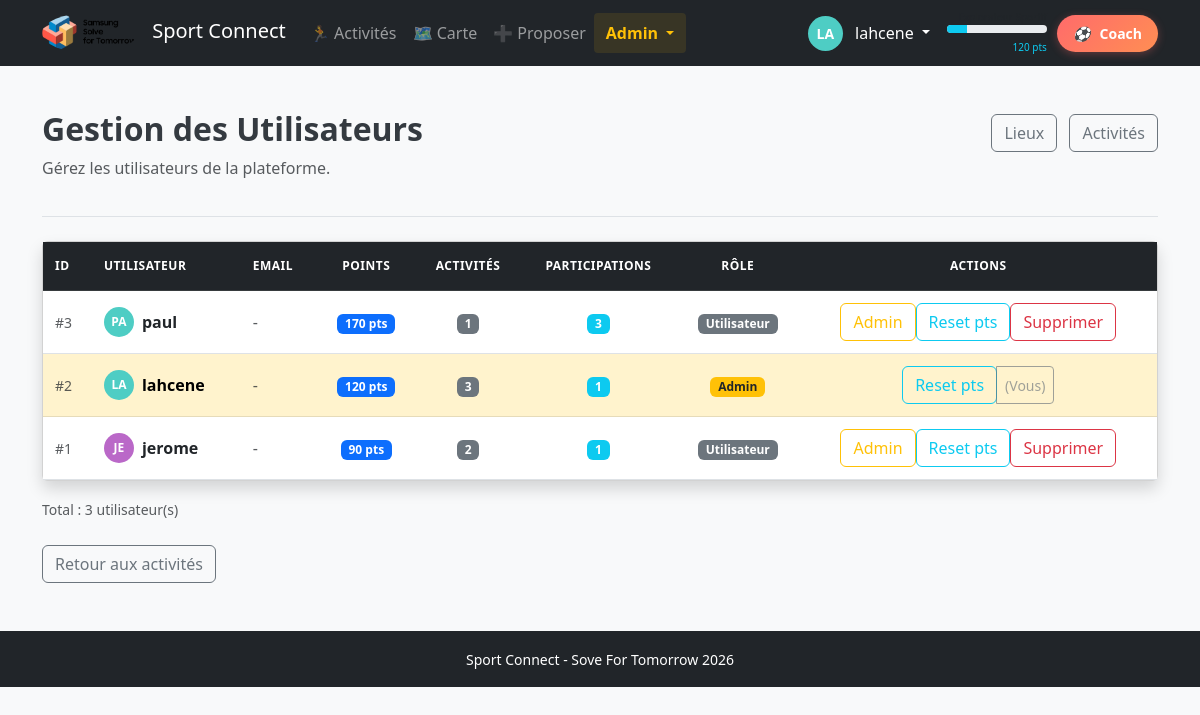
The app's page /admin/users (signed in) with its own data.
### tables this page shows
CREATE TABLE users (
                id INTEGER PRIMARY KEY AUTOINCREMENT,
                username TEXT UNIQUE NOT NULL,
                password_hash TEXT NOT NULL,
                email TEXT,
                created_at TIMESTAMP DEFAULT CURRENT_TIMESTAMP,
                points INTEGER DEFAULT 0,
                avatar_color TEXT DEFAULT '#6c757d'
            , is_admin INTEGER DEFAULT 0);

### app.py (the view)
@app.route('/admin/users')
@admin_required
def admin_users():
    conn = sqlite3.connect('database.db')
    conn.row_factory = sqlite3.Row
    c = conn.cursor()
    c.execute("""
        SELECT u.*,
               (SELECT COUNT(*) FROM events WHERE organizer_id = u.id) as events_count,
               (SELECT COUNT(*) FROM participations WHERE user_id = u.id) as participations_count
        FROM users u
        ORDER BY u.id DESC
    """)
    users = c.fetchall()
    conn.close()
    return render_template('admin/users_list.html', users=users)

### app.py (called while the page is built)
@login_manager.user_loader
def load_user(user_id):
    return get_user_by_id(user_id)

def admin_required(f):
    @wraps(f)
    @login_required
    def decorated_function(*args, **kwargs):
        if not current_user.is_admin:
            flash('Accès réservé aux administrateurs.', 'error')
            return redirect(url_for('index'))
        return f(*args, **kwargs)
    return decorated_function

### models.py (called while the page is built)
def get_user_by_id(user_id):
    conn = sqlite3.connect('database.db')
    conn.row_factory = sqlite3.Row
    c = conn.cursor()
    c.execute("SELECT * FROM users WHERE id = ?", (user_id,))
    user_data = c.fetchone()
    conn.close()
    if user_data:
        return User(
            id=user_data['id'],
            username=user_data['username'],
            email=user_data['email'],
            points=user_data['points'],
            avatar_color=user_data['avatar_color'],
            is_admin=bool(user_data['is_admin']) if 'is_admin' in user_data.keys() else False
        )
    return None

    def get_level_info(self):
        return get_level_info(self.points)

    def get_initials(self):
        if not self.username:
            return "?"
        parts = self.username.split()
        if len(parts) >= 2:
            return (parts[0][0] + parts[1][0]).upper()
        return self.username[:2].upper()

### templates/admin/users_list.html (shortened to what this page needs)
{% extends "base.html" %}
{% block content %}
<div class="admin-header mb-4">
    <div class="d-flex justify-content-between align-items-center">
        <h2>Gestion des Utilisateurs</h2>
        <div>
            <a href="{{ url_for('admin_places') }}" class="btn btn-outline-secondary me-2">Lieux</a>
            <a href="{{ url_for('admin_events') }}" class="btn btn-outline-secondary">Activités</a>
        </div>
    </div>
    <p class="text-muted">Gérez les utilisateurs de la plateforme.</p>
</div>
{% if users %}
<div class="card shadow">
    <div class="table-responsive">
        <table class="table table-hover mb-0 admin-table">
            <thead class="table-dark">
                <tr>
                    <th>ID</th>
                    <th>Utilisateur</th>
                    <th>Email</th>
                    <th class="text-center">Points</th>
                    <th class="text-center">Activités</th>
                    <th class="text-center">Participations</th>
                    <th class="text-center">Rôle</th>
                    <th class="text-center">Actions</th>
                </tr>
            </thead>
            <tbody>
                {% for user in users %}
                <tr class="{{ 'table-warning' if user.is_admin else '' }}">
                    <td data-label="ID"><small class="text-muted">#{{ user.id }}</small></td>
                    <td data-label="Utilisateur">
                        <div class="d-flex align-items-center">
                            <span class="avatar-circle me-2" style="background-color: {{ user.avatar_color }}; width: 30px; height: 30px; font-size: 12px;">
                                {{ user.username[:2].upper() }}
                            </span>
                            <strong>{{ user.username }}</strong>
                        </div>
                    </td>
                    <td data-label="Email">
                        {% if user.email %}
                        {{ user.email }}
                        {% else %}
                        <span class="text-muted">-</span>
                        {% endif %}
                    </td>
                    <td class="text-center" data-label="Points">
                        <span class="badge bg-primary">{{ user.points }} pts</span>
                    </td>
                    <td class="text-center" data-label="Activités">
                        <span class="badge bg-secondary">{{ user.events_count }}</span>
                    </td>
                    <td class="text-center" data-label="Participations">
                        <span class="badge bg-info">{{ user.participations_count }}</span>
                    </td>
                    <td class="text-center" data-label="Rôle">
                        {% if user.is_admin %}
                        <span class="badge bg-warning text-dark">Admin</span>
                        {% else %}
                        <span class="badge bg-secondary">Utilisateur</span>
                        {% endif %}
                    </td>
                    <td class="text-center" data-label="Actions">
                        <div class="btn-group btn-group-sm">
                            {% if user.id != current_user.id %}
                            <form action="{{ url_for('admin_toggle_admin', user_id=user.id) }}"
                                  method="POST" class="d-inline">
                                <button type="submit"
                                        class="btn btn-outline-{{ 'secondary' if user.is_admin else 'warning' }}"
                                        title="{{ 'Rétrograder' if user.is_admin else 'Promouvoir admin' }}">
                                    {{ 'Rétrograder' if user.is_admin else 'Admin' }}
                                </button>
                            </form>
                            {% endif %}
                            <form action="{{ url_for('admin_reset_points', user_id=user.id) }}"
                                  method="POST" class="d-inline"
                                  onsubmit="return confirm('Remettre les points de {{ user.username }} à zéro ?');">
                                <button type="submit" class="btn btn-outline-info" title="Reset points">
                                    Reset pts
                                </button>
                            </form>
                            {% if user.id != current_user.id %}
                            <form action="{{ url_for('admin_delete_user', user_id=user.id) }}"
                                  method="POST" class="d-inline"
                                  onsubmit="return confirm('Supprimer définitivement l\'utilisateur {{ user.username }} ? Ses événements seront annulés.');">
                                <button type="submit" class="btn btn-outline-danger" title="Supprimer">
                                    Supprimer
                                </button>
                            </form>
                            {% else %}
                            <button class="btn btn-outline-secondary" disabled title="Vous ne pouvez pas vous supprimer">
                                (Vous)
                            </button>
                            {% endif %}
                        </div>
                    </td>
                </tr>
                {% endfor %}
            </tbody>
        </table>
    </div>
</div>
<div class="mt-3">
    <small class="text-muted">
        Total : {{ users|length }} utilisateur(s)
    </small>
</div>
{% endif %}
<div class="mt-4">
    <a href="{{ url_for('index') }}" class="btn btn-outline-secondary">
        Retour aux activités
    </a>
</div>
{% endblock %}

### templates/base.html (shortened to what this page needs)
<!DOCTYPE html>
<html lang="fr">
<head>
    <link href="https://cdn.jsdelivr.net/npm/bootstrap@5.3.0/dist/css/bootstrap.min.css" rel="stylesheet">
    <link rel="stylesheet" href="{{ url_for('static', filename='style.css') }}">
</head>
<body class="bg-light">
    <nav class="navbar navbar-expand-lg navbar-dark bg-dark mb-4">
        <div class="container">
            <a class="navbar-brand" href="{{ url_for('index') }}">
                <img src="{{ url_for('static', filename='logo.png') }}" alt="Logo" class="rounded-circle" style="height: 40px; margin-right: 10px;">
                Sport Connect
            </a>
            {% if current_user.is_authenticated %}
            <div class="collapse navbar-collapse" id="navbarNav">
                <ul class="navbar-nav me-auto">
                    <li class="nav-item">
                        <a class="nav-link" href="{{ url_for('index') }}">
                            🏃 Activités
                        </a>
                    </li>
                    <li class="nav-item">
                        <a class="nav-link" href="{{ url_for('map_view') }}">
                            🗺️ Carte
                        </a>
                    </li>
                    <li class="nav-item">
                        <a class="nav-link" href="{{ url_for('add') }}">
                            ➕ Proposer
                        </a>
                    </li>
                    {% if current_user.is_admin %}
                    <li class="nav-item dropdown">
                        <a class="nav-link dropdown-toggle text-warning" href="#" id="adminDropdown" role="button" data-bs-toggle="dropdown" aria-expanded="false">
                            Admin
                        </a>
                    </li>
                    {% endif %}
                </ul>
            </div>
            {% endif %}
            {% if current_user.is_authenticated %}
            <div class="d-flex align-items-center text-white ms-auto user-info-bar">
                <div class="dropdown">
                    <button class="btn btn-link text-white text-decoration-none dropdown-toggle p-0"
                            type="button"
                            id="userDropdown"
                            data-bs-toggle="dropdown"
                            aria-expanded="false">
                        <span class="avatar-circle me-1 me-md-2" style="background-color: {{ current_user.avatar_color }};">
                            {{ current_user.get_initials() }}
                        </span>
                        <span class="d-none d-md-inline">{{ current_user.username }}</span>
                    </button>
                </div>
                <div class="ms-2 ms-md-3 text-end d-none d-sm-block">
                    {% set level_info = current_user.get_level_info() %}
                    <small class="d-block text-muted" style="font-size: 10px;">{{ level_info.name }}</small>
                    <div class="progress" style="width: 100px; height: 8px;">
                        <div class="progress-bar bg-{{ level_info.color }}"
                             role="progressbar"
                             style="width: {{ level_info.progress }}%;"
                             aria-valuenow="{{ level_info.progress }}"
                             aria-valuemin="0"
                             aria-valuemax="100">
                        </div>
                    </div>
                    <small class="text-{{ level_info.color }}" style="font-size: 10px;">
                        <span id="user-points">{{ level_info.points }}</span> pts
                    </small>
                </div>
                <button id="chatbot-toggle" class="chatbot-toggle-btn" type="button" title="Coach Sport+ - Ton assistant sportif">
                    <i>⚽</i>
                    <span>Coach</span>
                </button>
            </div>
            {% endif %}
        </div>
    </nav>
    <div class="container">
        {% block content %}{% endblock %}
    </div>
    <footer class="mt-5 py-3 bg-dark text-white text-center">
        <div class="container">
            <small>Sport Connect - Sove For Tomorrow 2026</small>
        </div>
    </footer>
</body>
</html>

### static/style.css (style rules this page uses)
.avatar-circle { display: inline-flex; align-items: center; justify-content: center; width: 35px; height: 35px; border-radius: 50%; color: white; font-weight: bold; font-size: 14px; text-transform: uppercase; }
footer { margin-top: 80px; }
.admin-header { padding: 20px 0; border-bottom: 1px solid #dee2e6; margin-bottom: 20px; }
.admin-header h2 { color: #343a40; font-weight: 600; }
.admin-table { margin-bottom: 0; }
.admin-table thead th { font-weight: 600; text-transform: uppercase; font-size: 12px; letter-spacing: 0.5px; padding: 15px 12px; }
.admin-table tbody td { vertical-align: middle; padding: 12px; }
.admin-table .btn-group { flex-wrap: nowrap; }
.admin-table .btn-group .btn { white-space: nowrap; }
.nav-link.text-warning { font-weight: 600; background-color: rgba(255, 193, 7, 0.1); border-radius: 4px; padding: 8px 12px !important; }
.chatbot-toggle-btn { position: relative; background: linear-gradient(135deg, #FF6B6B 0%, #FF8E53 100%); border: none; color: white; padding: 8px 16px; border-radius: 20px; font-size: 14px; font-weight: 600; transition: all 0.3s; box-shadow: 0 2px 8px rgba(255, 107, 107, 0.3); margin-left: 10px; }
.chatbot-toggle-btn i { margin-right: 6px; }

### records on screen
users: username "lahcene", id "2", username "LA", points "120", events_count "3", participations_count "1", shows "Admin", shows "(Vous)"
users: id "3", username "PA", username "paul", points "170", events_count "1", participations_count "3", shows "Utilisateur", is_admin "Admin"
users: id "1", username "JE", username "jerome", points "90", events_count "2", participations_count "1", shows "Utilisateur", is_admin "Admin"

### other values on screen
{{ current_user.get_initials() }} "LA"
{{ level_info.points }} "120"
{{ users|length }} "3"
